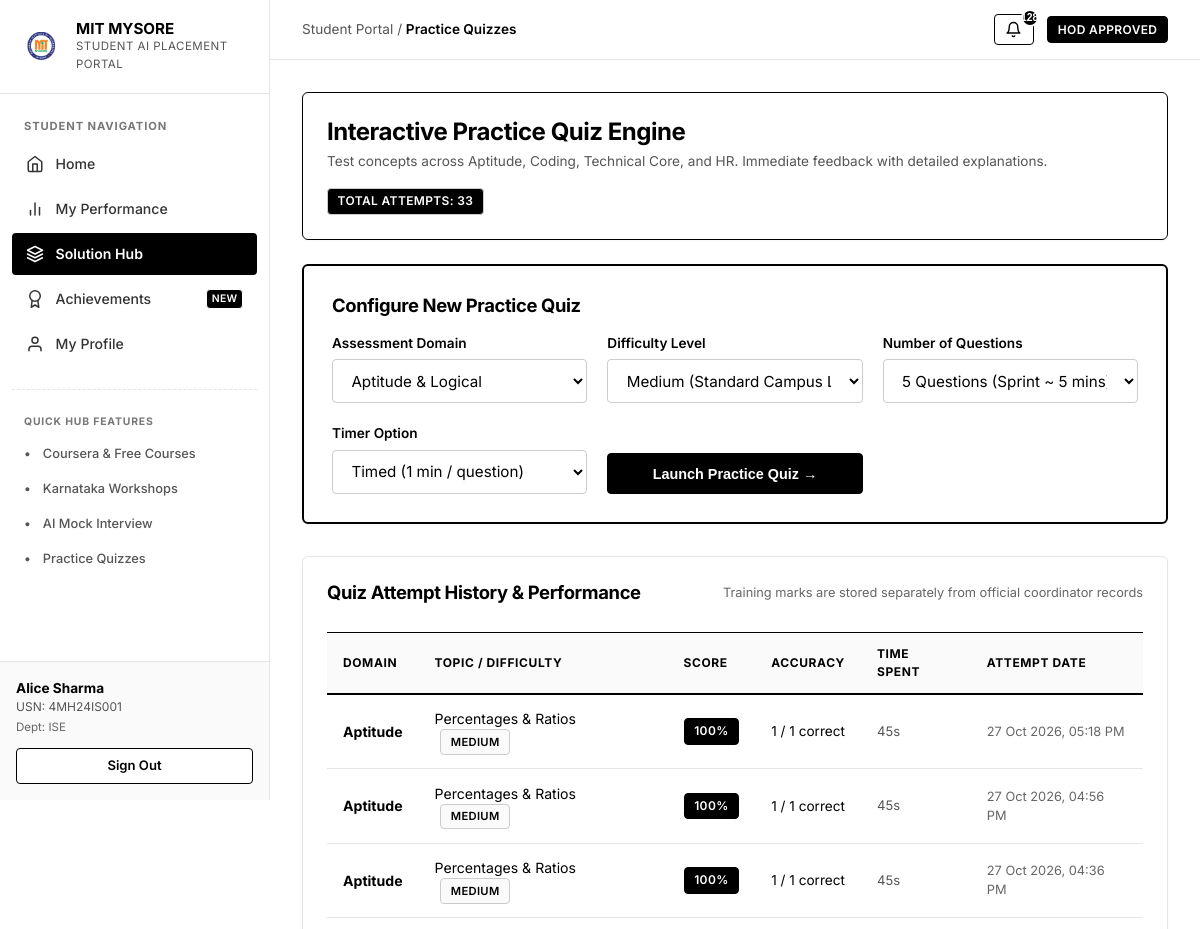
The page /student/quizzes (signed in, upper part) on the database as committed earlier.
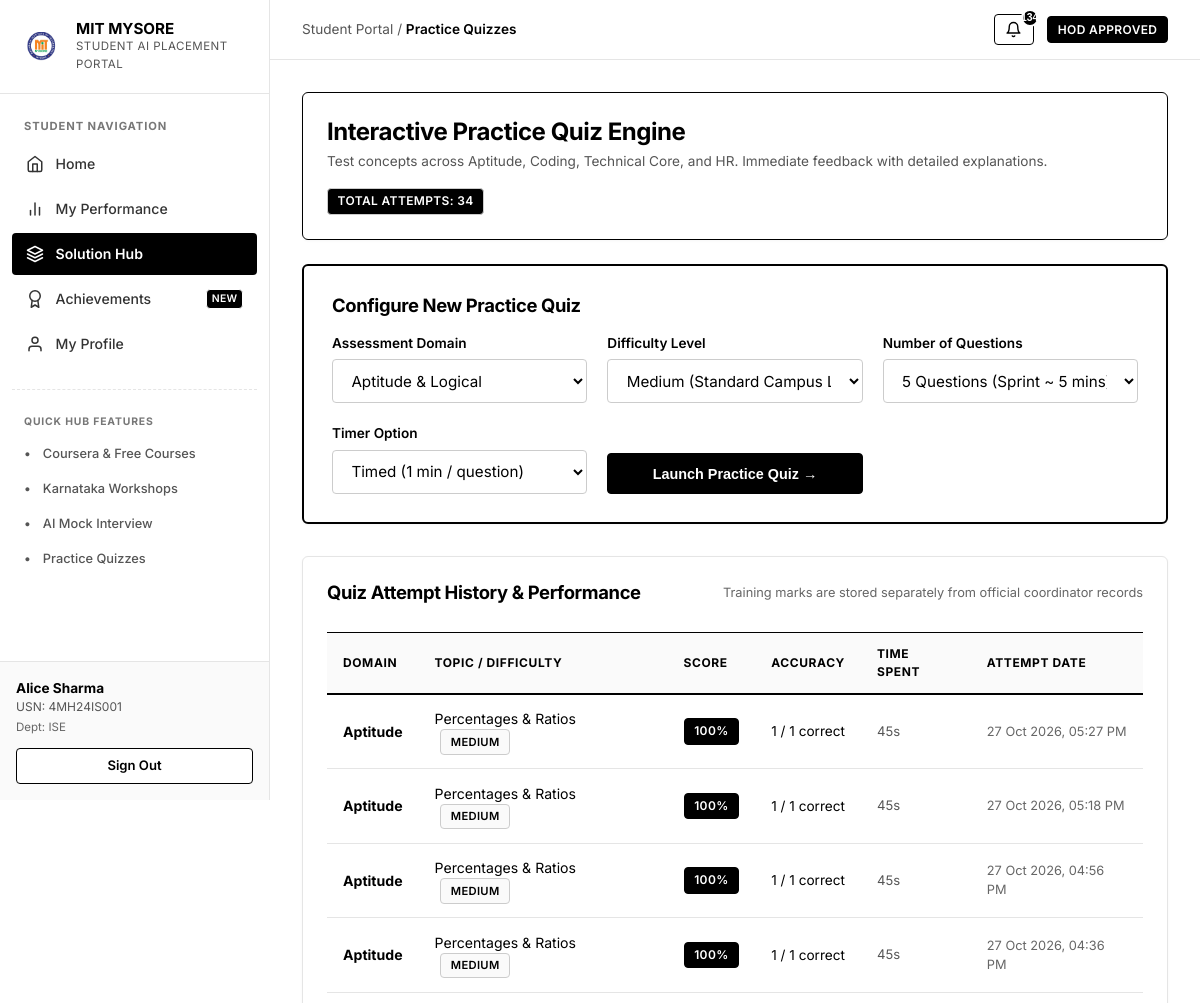
The same page on the database as committed later.
### models.py (models this page shows)
class QuizAttempt(db.Model):
    __tablename__ = 'quiz_attempts'
    id = db.Column(db.Integer, primary_key=True)
    student_usn = db.Column(db.String(20), db.ForeignKey('students.usn'), nullable=False, index=True)
    domain = db.Column(db.String(50), nullable=False)
    topic = db.Column(db.String(100), nullable=False)
    difficulty = db.Column(db.String(20), default='medium')
    total_questions = db.Column(db.Integer, default=5)
    correct_answers = db.Column(db.Integer, default=0)
    score_pct = db.Column(db.Float, default=0.0)
    time_spent_seconds = db.Column(db.Integer, default=0)
    attempted_at = db.Column(db.DateTime, default=datetime.utcnow)
    details_json = db.Column(db.Text, nullable=True)

### app.py (the view)
@app.route('/student/quizzes')
def student_quizzes():
    student = get_current_student()
    if not student:
        return redirect(url_for('student_login'))
    if student.placement_approval_status in ['PENDING', 'PENDING_HOD_APPROVAL', 'REJECTED']:
        return render_template('student_status_limited.html', student=student)
    prefill_domain = request.args.get('domain', 'Aptitude')
    attempts = QuizAttempt.query.filter_by(student_usn=student.usn).order_by(QuizAttempt.attempted_at.desc()).all()
    return render_template(
        'student_quizzes.html',
        active_section='quizzes',
        student=student,
        attempts=attempts,
        prefill_domain=prefill_domain
    )

### app.py (called while the page is built)
@app.context_processor
def inject_student_notifications():
    unread_count = 0
    if session.get('student_usn'):
        try:
            unread_count = NotificationService.get_unread_count(session.get('student_usn'))
        except Exception:
            unread_count = 0
    return dict(unread_notifications_count=unread_count)

@app.after_request
def add_security_headers(response):
    if not request.path.startswith('/static/'):
        response.headers["Cache-Control"] = "no-cache, no-store, must-revalidate, max-age=0"
        response.headers["Pragma"] = "no-cache"
        response.headers["Expires"] = "0"
    else:
        response.headers["Cache-Control"] = "public, max-age=86400"
    response.headers["X-Content-Type-Options"] = "nosniff"
    response.headers["X-Frame-Options"] = "DENY"
    return response

def get_current_student():
    if 'student_usn' not in session:
        return None
    return db.session.get(Student, session['student_usn'])

### notification_service.py (called while the page is built)
    @staticmethod
    def get_unread_count(student_usn):
        return StudentNotification.query.filter_by(
            student_usn=student_usn,
            is_read=False,
            is_dismissed=False
        ).count()

### templates/student_quizzes.html (shortened to what the changed rows need)
{% extends 'student_base.html' %}
{% block content %}
<div class="card" style="margin-bottom: 1.5rem; border: 1px solid #000; padding: 1.5rem;">
    <div style="display: flex; justify-content: space-between; align-items: center; flex-wrap: wrap; gap: 1rem;">
        <div>
            <h1 style="font-size: 1.5rem; font-weight: 700; color: #000; margin-bottom: 0.25rem;">
                Interactive Practice Quiz Engine
            </h1>
        </div>
        <div>
            <span class="badge" style="background: #000; color: #fff;">
                Total Attempts: {{ attempts|length }}
            </span>
        </div>
    </div>
</div>
<div class="card" style="border: 1px solid var(--border-light);">
    {% if attempts %}
    <div class="table-responsive">
    <table class="portal-table">
        <thead>
            <tr>
                <th>Domain</th>
                <th>Topic / Difficulty</th>
                <th>Score</th>
                <th>Accuracy</th>
                <th>Time Spent</th>
                <th>Attempt Date</th>
            </tr>
        </thead>
        <tbody>
            {% for a in attempts %}
            <tr>
                <td><strong>{{ a.domain }}</strong></td>
                <td>
                    {{ a.topic }}
                    <span class="badge" style="font-size: 0.7rem; margin-left: 0.35rem;">{{ a.difficulty }}</span>
                </td>
                <td>
                    <span class="badge {% if a.score_pct >= 70 %}badge-pass{% else %}badge-fail{% endif %}">
                        {{ "%.0f"|format(a.score_pct) }}%
                    </span>
                </td>
                <td style="font-size: 0.85rem;">
                    {{ a.correct_answers }} / {{ a.total_questions }} correct
                </td>
                <td style="font-size: 0.82rem; color: #555;">
                    {{ a.time_spent_seconds }}s
                </td>
                <td style="font-size: 0.8rem; color: #666;">
                    {{ a.attempted_at.strftime('%d %b %Y, %I:%M %p') }}
                </td>
            </tr>
            {% endfor %}
        </tbody>
    </table>
    </div>
    {% else %}
    <div style="text-align: center; padding: 2.5rem 1rem; color: #777;">
        <p style="font-size: 0.9rem;">You haven't attempted any quizzes yet.</p>
        <p style="font-size: 0.82rem; margin-top: 0.35rem;">Select your parameters above and click "Launch Practice Quiz" to start testing your skills.</p>
    </div>
    {% endif %}
</div>
{% endblock %}

### templates/student_base.html (shortened to what the changed rows need)
<!DOCTYPE html>
<html lang="en">
<head>
    <link rel="stylesheet" href="{{ url_for('static', filename='css/style.css') }}">
</head>
<body>
    <div class="portal-layout">
        <div class="portal-main">
            <header class="portal-topbar">
                <div class="portal-topbar-actions" style="display: flex; align-items: center; gap: 0.85rem;">
                    <div style="position: relative;">
                        <button type="button" id="notif-bell-btn" onclick="toggleNotificationDropdown()" class="btn btn-secondary" style="padding: 0.4rem 0.65rem; border-radius: 4px; border: 1px solid #000; position: relative;">
                            <svg width="17" height="17" viewBox="0 0 24 24" fill="none" stroke="currentColor" stroke-width="2" stroke-linecap="round" stroke-linejoin="round"><path d="M18 8A6 6 0 0 0 6 8c0 7-3 9-3 9h18s-3-2-3-9"></path><path d="M13.73 21a2 2 0 0 1-3.46 0"></path></svg>
                            {% if unread_notifications_count and unread_notifications_count > 0 %}
                            <span id="notif-badge" style="position: absolute; top: -6px; right: -6px; background: #000; color: #fff; font-size: 0.65rem; font-weight: 700; width: 18px; height: 18px; border-radius: 50%; display: flex; align-items: center; justify-content: center; border: 2px solid #fff;">
                                {{ unread_notifications_count }}
                            </span>
                            {% endif %}
                        </button>
                    </div>
                </div>
            </header>
            <main class="portal-container">
                {% block content %}{% endblock %}
            </main>
        </div>
    </div>
</body>
</html>

Rows that differ between the two databases and show on the page:
added QuizAttempt: domain "Aptitude", topic "Percentages & Ratios", difficulty "MEDIUM", score_pct "100", correct_answers "1", total_questions "1", time_spent_seconds "45", attempted_at "27 Oct 2026, 05:27 PM"
Other text that changed with them:
{{ unread_notifications_count }}: "128" → "134"
{{ attempts|length }}: "33" → "34"
